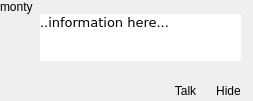
<ui version="4.0" >
 <class>QUMontyArea</class>
 <widget class="QWidget" name="QUMontyArea" >
  <property name="geometry" >
   <rect>
    <x>0</x>
    <y>0</y>
    <width>253</width>
    <height>101</height>
   </rect>
  </property>
  <property name="windowTitle" >
   <string>Form</string>
  </property>
  <layout class="QHBoxLayout" name="horizontalLayout" >
   <property name="spacing" >
    <number>0</number>
   </property>
   <property name="leftMargin" >
    <number>0</number>
   </property>
   <property name="topMargin" >
    <number>0</number>
   </property>
   <property name="rightMargin" >
    <number>5</number>
   </property>
   <property name="bottomMargin" >
    <number>0</number>
   </property>
   <item>
    <layout class="QVBoxLayout" name="_2" >
     <property name="spacing" >
      <number>0</number>
     </property>
     <item>
      <widget class="QLabel" name="montyLbl" >
       <property name="text" >
        <string>monty</string>
       </property>
       <property name="alignment" >
        <set>Qt::AlignLeading|Qt::AlignLeft|Qt::AlignTop</set>
       </property>
      </widget>
     </item>
     <item>
      <spacer>
       <property name="orientation" >
        <enum>Qt::Vertical</enum>
       </property>
       <property name="sizeType" >
        <enum>QSizePolicy::Preferred</enum>
       </property>
       <property name="sizeHint" stdset="0" >
        <size>
         <width>20</width>
         <height>1</height>
        </size>
       </property>
      </spacer>
     </item>
    </layout>
   </item>
   <item>
    <layout class="QVBoxLayout" name="verticalLayout_5" >
     <property name="spacing" >
      <number>5</number>
     </property>
     <item>
      <layout class="QHBoxLayout" name="horizontalLayout_2" >
       <property name="spacing" >
        <number>0</number>
       </property>
       <item>
        <layout class="QVBoxLayout" name="verticalLayout_2" >
         <property name="spacing" >
          <number>0</number>
         </property>
         <item>
          <widget class="QLabel" name="label" >
           <property name="sizePolicy" >
            <sizepolicy vsizetype="Fixed" hsizetype="Fixed" >
             <horstretch>0</horstretch>
             <verstretch>0</verstretch>
            </sizepolicy>
           </property>
           <property name="text" >
            <string/>
           </property>
           <property name="pixmap" >
            <pixmap resource="images/uman.qrc" >:/bubble/speech1.png</pixmap>
           </property>
          </widget>
         </item>
         <item>
          <widget class="QLabel" name="label_3" >
           <property name="sizePolicy" >
            <sizepolicy vsizetype="Preferred" hsizetype="Fixed" >
             <horstretch>0</horstretch>
             <verstretch>0</verstretch>
            </sizepolicy>
           </property>
           <property name="text" >
            <string/>
           </property>
           <property name="pixmap" >
            <pixmap resource="images/uman.qrc" >:/bubble/speech2.png</pixmap>
           </property>
           <property name="scaledContents" >
            <bool>true</bool>
           </property>
          </widget>
         </item>
         <item>
          <widget class="QLabel" name="label_2" >
           <property name="sizePolicy" >
            <sizepolicy vsizetype="Fixed" hsizetype="Fixed" >
             <horstretch>0</horstretch>
             <verstretch>0</verstretch>
            </sizepolicy>
           </property>
           <property name="text" >
            <string/>
           </property>
           <property name="pixmap" >
            <pixmap resource="images/uman.qrc" >:/bubble/speech6.png</pixmap>
           </property>
          </widget>
         </item>
        </layout>
       </item>
       <item>
        <layout class="QVBoxLayout" name="verticalLayout_3" >
         <property name="spacing" >
          <number>0</number>
         </property>
         <item>
          <widget class="QLabel" name="label_4" >
           <property name="sizePolicy" >
            <sizepolicy vsizetype="Fixed" hsizetype="Preferred" >
             <horstretch>0</horstretch>
             <verstretch>0</verstretch>
            </sizepolicy>
           </property>
           <property name="text" >
            <string/>
           </property>
           <property name="pixmap" >
            <pixmap resource="images/uman.qrc" >:/bubble/speech4.png</pixmap>
           </property>
           <property name="scaledContents" >
            <bool>true</bool>
           </property>
          </widget>
         </item>
         <item>
          <widget class="QLabel" name="helpLbl" >
           <property name="sizePolicy" >
            <sizepolicy vsizetype="Preferred" hsizetype="Preferred" >
             <horstretch>0</horstretch>
             <verstretch>0</verstretch>
            </sizepolicy>
           </property>
           <property name="palette" >
            <palette>
             <active>
              <colorrole role="Base" >
               <brush brushstyle="SolidPattern" >
                <color alpha="255" >
                 <red>255</red>
                 <green>255</green>
                 <blue>255</blue>
                </color>
               </brush>
              </colorrole>
              <colorrole role="Window" >
               <brush brushstyle="SolidPattern" >
                <color alpha="255" >
                 <red>255</red>
                 <green>255</green>
                 <blue>255</blue>
                </color>
               </brush>
              </colorrole>
             </active>
             <inactive>
              <colorrole role="Base" >
               <brush brushstyle="SolidPattern" >
                <color alpha="255" >
                 <red>255</red>
                 <green>255</green>
                 <blue>255</blue>
                </color>
               </brush>
              </colorrole>
              <colorrole role="Window" >
               <brush brushstyle="SolidPattern" >
                <color alpha="255" >
                 <red>255</red>
                 <green>255</green>
                 <blue>255</blue>
                </color>
               </brush>
              </colorrole>
             </inactive>
             <disabled>
              <colorrole role="Base" >
               <brush brushstyle="SolidPattern" >
                <color alpha="255" >
                 <red>255</red>
                 <green>255</green>
                 <blue>255</blue>
                </color>
               </brush>
              </colorrole>
              <colorrole role="Window" >
               <brush brushstyle="SolidPattern" >
                <color alpha="255" >
                 <red>255</red>
                 <green>255</green>
                 <blue>255</blue>
                </color>
               </brush>
              </colorrole>
             </disabled>
            </palette>
           </property>
           <property name="font" >
            <font>
             <family>Verdana</family>
             <pointsize>10</pointsize>
            </font>
           </property>
           <property name="autoFillBackground" >
            <bool>true</bool>
           </property>
           <property name="frameShape" >
            <enum>QFrame::NoFrame</enum>
           </property>
           <property name="frameShadow" >
            <enum>QFrame::Plain</enum>
           </property>
           <property name="text" >
            <string>..information here...</string>
           </property>
           <property name="alignment" >
            <set>Qt::AlignLeading|Qt::AlignLeft|Qt::AlignTop</set>
           </property>
           <property name="wordWrap" >
            <bool>true</bool>
           </property>
           <property name="margin" >
            <number>5</number>
           </property>
           <property name="indent" >
            <number>-1</number>
           </property>
           <property name="openExternalLinks" >
            <bool>true</bool>
           </property>
          </widget>
         </item>
         <item>
          <widget class="QLabel" name="label_5" >
           <property name="sizePolicy" >
            <sizepolicy vsizetype="Fixed" hsizetype="Preferred" >
             <horstretch>0</horstretch>
             <verstretch>0</verstretch>
            </sizepolicy>
           </property>
           <property name="text" >
            <string/>
           </property>
           <property name="pixmap" >
            <pixmap resource="images/uman.qrc" >:/bubble/speech5.png</pixmap>
           </property>
           <property name="scaledContents" >
            <bool>true</bool>
           </property>
          </widget>
         </item>
        </layout>
       </item>
       <item>
        <layout class="QVBoxLayout" name="verticalLayout_4" >
         <property name="spacing" >
          <number>0</number>
         </property>
         <item>
          <widget class="QLabel" name="label_6" >
           <property name="sizePolicy" >
            <sizepolicy vsizetype="Fixed" hsizetype="Fixed" >
             <horstretch>0</horstretch>
             <verstretch>0</verstretch>
            </sizepolicy>
           </property>
           <property name="text" >
            <string/>
           </property>
           <property name="pixmap" >
            <pixmap resource="images/uman.qrc" >:/bubble/speech8.png</pixmap>
           </property>
          </widget>
         </item>
         <item>
          <widget class="QLabel" name="label_7" >
           <property name="sizePolicy" >
            <sizepolicy vsizetype="Preferred" hsizetype="Fixed" >
             <horstretch>0</horstretch>
             <verstretch>0</verstretch>
            </sizepolicy>
           </property>
           <property name="text" >
            <string/>
           </property>
           <property name="pixmap" >
            <pixmap resource="images/uman.qrc" >:/bubble/speech3.png</pixmap>
           </property>
           <property name="scaledContents" >
            <bool>true</bool>
           </property>
          </widget>
         </item>
         <item>
          <widget class="QLabel" name="label_8" >
           <property name="sizePolicy" >
            <sizepolicy vsizetype="Fixed" hsizetype="Fixed" >
             <horstretch>0</horstretch>
             <verstretch>0</verstretch>
            </sizepolicy>
           </property>
           <property name="text" >
            <string/>
           </property>
           <property name="pixmap" >
            <pixmap resource="images/uman.qrc" >:/bubble/speech7.png</pixmap>
           </property>
          </widget>
         </item>
        </layout>
       </item>
      </layout>
     </item>
     <item>
      <layout class="QHBoxLayout" name="_3" >
       <item>
        <spacer>
         <property name="orientation" >
          <enum>Qt::Horizontal</enum>
         </property>
         <property name="sizeHint" stdset="0" >
          <size>
           <width>40</width>
           <height>20</height>
          </size>
         </property>
        </spacer>
       </item>
       <item>
        <widget class="QToolButton" name="talkMontyBtn" >
         <property name="text" >
          <string>Talk</string>
         </property>
         <property name="icon" >
          <iconset resource="images/uman.qrc" >
           <normaloff>:/types/comment.png</normaloff>:/types/comment.png</iconset>
         </property>
         <property name="toolButtonStyle" >
          <enum>Qt::ToolButtonTextBesideIcon</enum>
         </property>
         <property name="autoRaise" >
          <bool>true</bool>
         </property>
        </widget>
       </item>
       <item>
        <widget class="QToolButton" name="hideMontyBtn" >
         <property name="text" >
          <string>Hide</string>
         </property>
         <property name="icon" >
          <iconset resource="images/uman.qrc" >
           <normaloff>:/control/eye.png</normaloff>:/control/eye.png</iconset>
         </property>
         <property name="toolButtonStyle" >
          <enum>Qt::ToolButtonTextBesideIcon</enum>
         </property>
         <property name="autoRaise" >
          <bool>true</bool>
         </property>
        </widget>
       </item>
      </layout>
     </item>
    </layout>
   </item>
  </layout>
 </widget>
 <resources>
  <include location="images/uman.qrc" />
 </resources>
 <connections/>
</ui>
